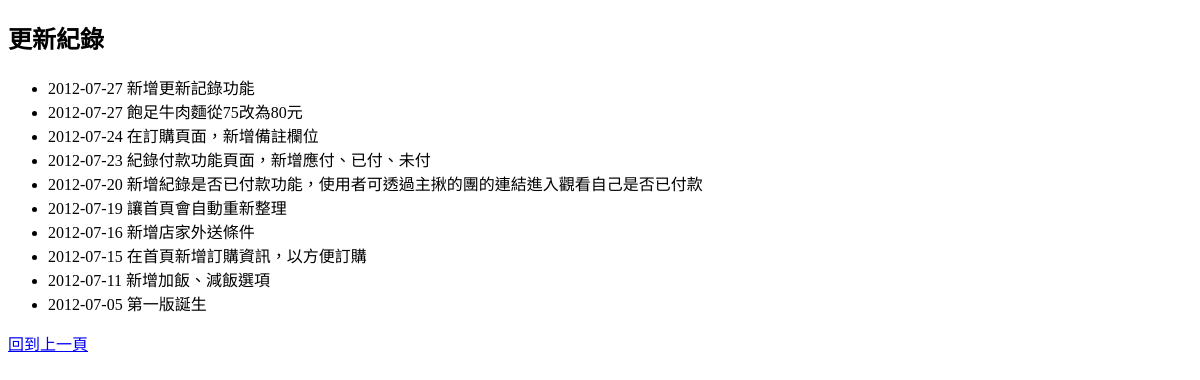
/changelog.php, run on an earlier commit of the app's database.
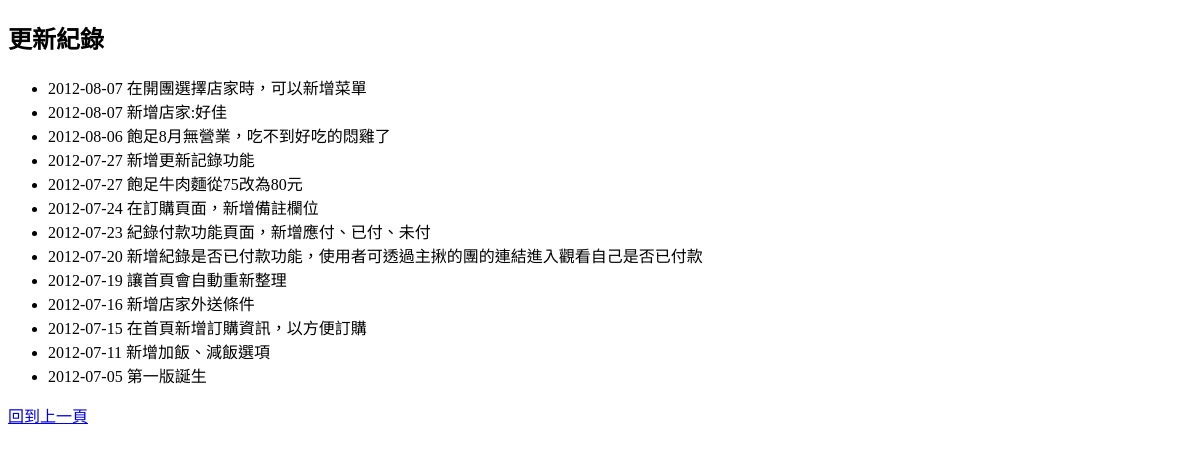
And on a later commit of the database.
### tables this page shows
CREATE TABLE `changelog` (
  `id` int(11) NOT NULL auto_increment,
  `changeContent` text NOT NULL,
  `changeDate` text NOT NULL,
  PRIMARY KEY  (`id`)
);

### changelog.php (the view, shortened to what this page needs)
<?php require_once('Connections/connection.php'); ?>
<!DOCTYPE html PUBLIC "-//W3C//DTD XHTML 1.0 Strict//EN" "http://www.w3.org/TR/xhtml1/DTD/xhtml1-strict.dtd">
<html xmlns="http://www.w3.org/1999/xhtml" dir="ltr" lang="zh-tw" xml:lang="zh-tw">
	<head>
	</head>
	<body>
		<h2>更新紀錄</h2>
		<ul>
		<?php
			$query7 = "SELECT * FROM changeLog order by changeDate DESC";
			$result7 = mysql_query($query7, $connection) or die(mysql_error());
			if ($result7) {
				while ( $row7 = mysql_fetch_assoc($result7) ) {
		?>
			<li>
				<span><?php echo $row7['changeDate']; ?></span>
				<span><?php echo $row7['changeContent']; ?></span>
			</li>
		<?php
				}
			}
		?>
		</ul>
		<a href="index.php">回到上一頁</a>
	</body>
</html>

What changed in the data, as far as the page shows it:
added changelog: changeDate "2012-08-07", changeContent "在開團選擇店家時，可以新增菜單"
added changelog: changeDate "2012-08-07", changeContent "新增店家:好佳"
added changelog: changeDate "2012-08-06", changeContent "飽足8月無營業，吃不到好吃的悶雞了"
